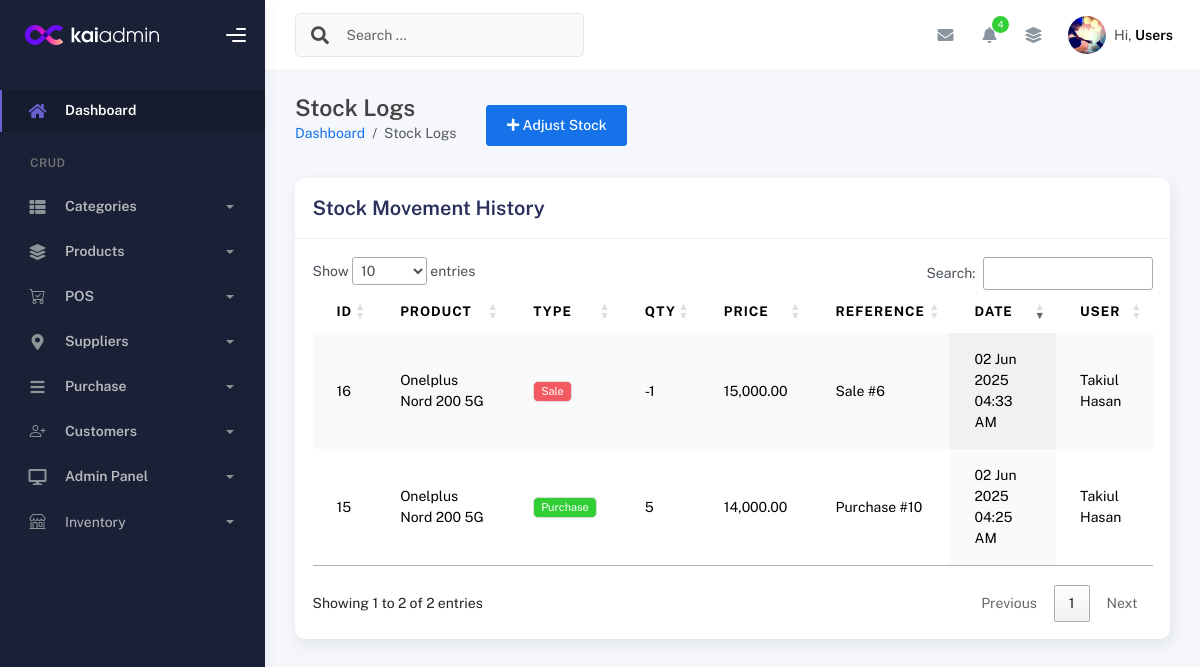
The page /modules/inventory/stock_logs.php (signed in) on the database its author committed.
### tables this page shows
CREATE TABLE `stock` (
  `id` int(11) NOT NULL,
  `product_id` int(11) NOT NULL,
  `user_id` int(11) DEFAULT NULL,
  `change_type` enum('purchase','sale','adjustment','purchase_return','sales_return') NOT NULL,
  `qty` int(11) DEFAULT 0,
  `price` decimal(10,2) NOT NULL,
  `purchase_id` int(11) DEFAULT NULL,
  `sale_id` int(11) DEFAULT NULL,
  `adjustment_id` int(11) DEFAULT NULL,
  `purchase_return_id` int(11) DEFAULT NULL,
  `sales_return_id` int(11) DEFAULT NULL,
  `note` text DEFAULT NULL,
  `created_at` timestamp NOT NULL DEFAULT current_timestamp()
);

CREATE TABLE `products` (
  `id` int(11) NOT NULL,
  `name` varchar(100) NOT NULL,
  `barcode` varchar(50) NOT NULL,
  `category_id` int(11) DEFAULT NULL,
  `sub_category_id` int(11) DEFAULT NULL,
  `child_category_id` int(11) DEFAULT NULL,
  `brand_id` int(11) DEFAULT NULL,
  `price` decimal(10,2) NOT NULL,
  `sell_price` decimal(10,2) NOT NULL,
  `is_deleted` tinyint(1) DEFAULT 0,
  `deleted_at` timestamp NULL DEFAULT NULL,
  `created_at` timestamp NOT NULL DEFAULT current_timestamp(),
  `updated_at` timestamp NOT NULL DEFAULT current_timestamp() ON UPDATE current_timestamp()
);

CREATE TABLE `users` (
  `id` int(11) NOT NULL,
  `profile_pic` varchar(255) DEFAULT NULL,
  `username` varchar(50) NOT NULL,
  `password` varchar(255) NOT NULL,
  `full_name` varchar(100) NOT NULL,
  `email` varchar(100) NOT NULL,
  `role` enum('admin','manager','cashier','inventory') NOT NULL DEFAULT 'cashier',
  `is_active` tinyint(1) NOT NULL DEFAULT 1,
  `last_login` datetime DEFAULT NULL,
  `last_login_ip` varchar(45) DEFAULT NULL,
  `login_attempts` tinyint(4) NOT NULL DEFAULT 0,
  `locked_until` datetime DEFAULT NULL,
  `reset_token` varchar(100) DEFAULT NULL,
  `reset_token_expires` datetime DEFAULT NULL,
  `email_verified` tinyint(1) NOT NULL DEFAULT 0,
  `verification_token` varchar(100) DEFAULT NULL,
  `password_changed_at` timestamp NULL DEFAULT NULL,
  `created_at` timestamp NOT NULL DEFAULT current_timestamp(),
  `updated_at` timestamp NOT NULL DEFAULT current_timestamp() ON UPDATE current_timestamp(),
  `is_deleted` tinyint(1) DEFAULT 0,
  `deleted_at` timestamp NULL DEFAULT NULL
);

### includes/crud_class.php (called while the page is built, shortened)
<?php
class CRUD {
    protected $host = 'localhost';
    protected $username = 'root';
    protected $password = '';
    protected $database = 'inventory_system';
    protected $connect;
    function __construct() {
        $this->connect = new mysqli($this->host, $this->username, $this->password, $this->database);
        $this->connect->set_charset("utf8mb4");
    }
    public function getConnection() {
        return $this->connect;
    }
}

### db_plugin.php (called while the page is built, shortened)
<?php
require_once __DIR__ . '/includes/crud_class.php';
$mysqli=new CRUD();
?>

### modules/inventory/stock_logs.php (the view, shortened to what this page needs)
<?php
require_once __DIR__ . '/../../db_plugin.php';
require_once __DIR__ . '/../../requires/header.php';
require_once __DIR__ . '/../../requires/topbar.php';
require_once __DIR__ . '/../../requires/sidebar.php';
?>
<div class="container">
    <div class="page-inner">
        <div class="page-header">
            <div class="row align-items-center">
                <div class="col">
                    <h3 class="page-title">Stock Logs</h3>
                    <ul class="breadcrumb">
                        <li class="breadcrumb-item"><a href="<?= BASE_URL ?>dashboard.php">Dashboard</a></li>
                        <li class="breadcrumb-item active">Stock Logs</li>
                    </ul>
                </div>
                <div class="col-auto">
                    <a href="adjust_stock.php" class="btn btn-primary">
                        <i class="fas fa-plus"></i> Adjust Stock
                    </a>
                </div>
            </div>
        </div>
        <div class="row">
            <div class="col-md-12">
                <div class="card">
                    <div class="card-header">
                        <h5 class="card-title">Stock Movement History</h5>
                    </div>
                    <div class="card-body">
                        <div class="table-responsive">
                            <table id="stockTable" class="display table table-striped table-hover">
                                <thead>
                                    <tr>
                                        <th>ID</th>
                                        <th>Product</th>
                                        <th>Type</th>
                                        <th>Qty</th>
                                        <th>Price</th>
                                        <th>Reference</th>
                                        <th>Date</th>
                                        <th>User</th>
                                    </tr>
                                </thead>
                                <tbody>
                                    <?php
                                    $query = "SELECT s.*, p.name as product_name, u.full_name as user_name
                                              FROM stock s
                                              LEFT JOIN products p ON s.product_id = p.id
                                              LEFT JOIN users u ON s.user_id = u.id
                                              ORDER BY s.created_at DESC";
                                    $result = $mysqli->getConnection()->query($query);
                                    while($row = $result->fetch_object()):
                                        $reference = '';
                                        if($row->purchase_id) $reference = 'Purchase #'.$row->purchase_id;
                                        elseif($row->sale_id) $reference = 'Sale #'.$row->sale_id;
                                        elseif($row->adjustment_id) $reference = 'Adjustment #'.$row->adjustment_id;
                                        elseif($row->purchase_return_id) $reference = 'Pur. Return #'.$row->purchase_return_id;
                                        elseif($row->sales_return_id) $reference = 'Sale Return #'.$row->sales_return_id;
                                    ?>
                                    <tr>
                                        <td><?= $row->id ?></td>
                                        <td><?= htmlspecialchars($row->product_name) ?></td>
                                        <td>
                                            <?php
                                            $badge_class = '';
                                            switch($row->change_type) {
                                                case 'purchase': $badge_class = 'bg-success'; break;
                                                case 'sale': $badge_class = 'bg-danger'; break;
                                            }
                                            ?>
                                            <span class="badge <?= $badge_class ?>">
                                                <?= ucfirst(str_replace('_', ' ', $row->change_type)) ?>
                                            </span>
                                        </td>
                                        <td><?= $row->qty ?></td>
                                        <td><?= number_format($row->price, 2) ?></td>
                                        <td><?= $reference ?></td>
                                        <td><?= date('d M Y h:i A', strtotime($row->created_at)) ?></td>
                                        <td><?= $row->user_name ?? 'System' ?></td>
                                    </tr>
                                    <?php endwhile; ?>
                                </tbody>
                            </table>
                        </div>
                    </div>
                </div>
            </div>
        </div>
    </div>
</div>
<?php require_once __DIR__ . '/../../requires/footer.php'; ?>

### rows shown on the page
stock: id "16", product.name "Onelplus Nord 200 5G", change_type "Sale", qty "-1", price "15,000.00", sale "Sale #6", created_at "02 Jun 2025 04:33 AM", user.full_name "Takiul Hasan"
stock: id "15", product.name "Onelplus Nord 200 5G", change_type "Purchase", qty "5", price "14,000.00", purchase "Purchase #10", created_at "02 Jun 2025 04:25 AM", user.full_name "Takiul Hasan"
